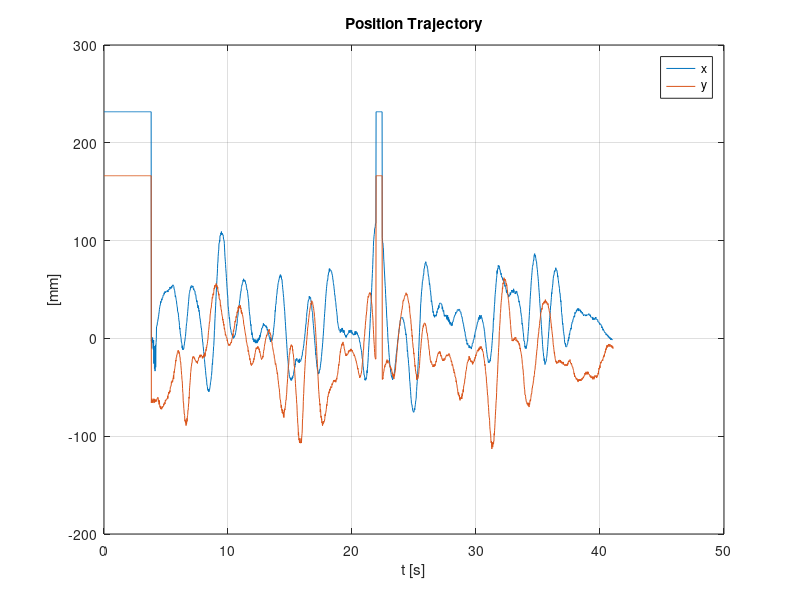
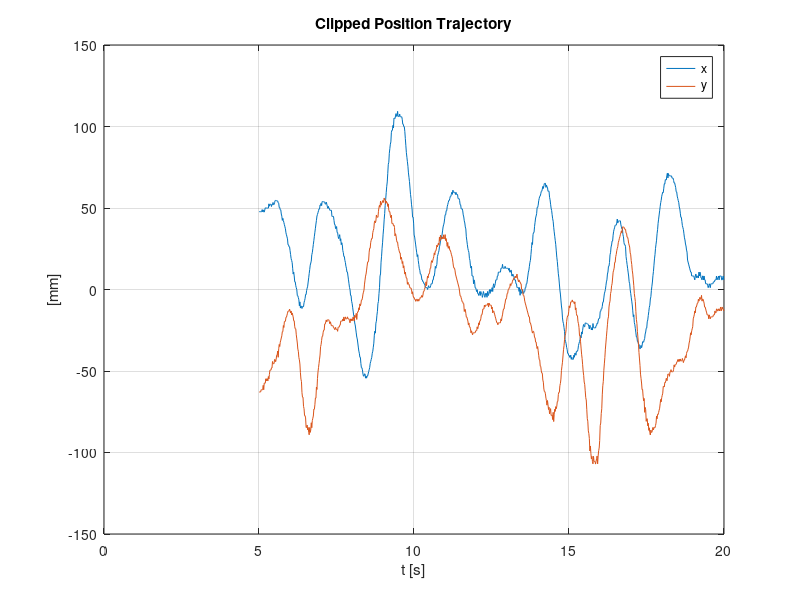
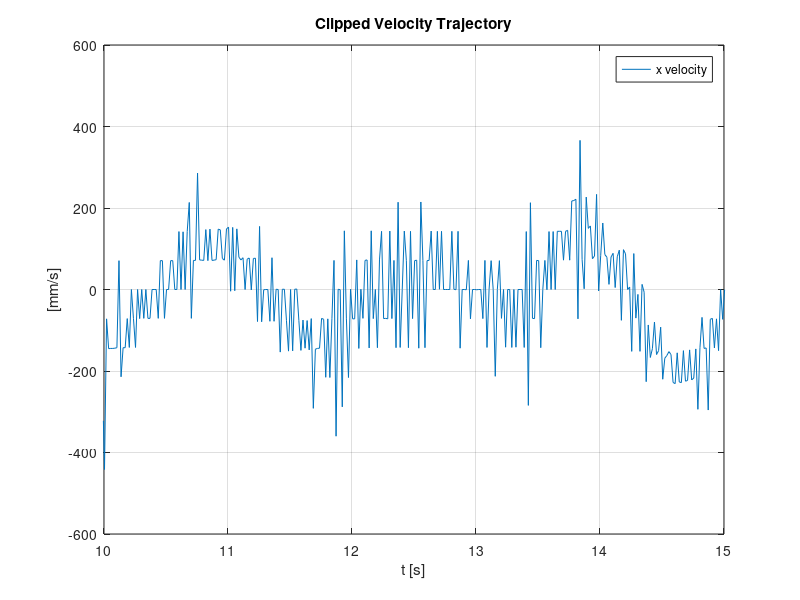

Write MATLAB code to recreate these figures, in order. (Note: this script raises an error after producing the figures.)
%tabula rasa
clear,clf,close all

%import position data and size
A = importdata('pos_logfile.csv');
x_raw = A.data(:,1);
y_raw = A.data(:,2);
n = size(A.data,1);

%create time axis given sampling time
dt = 1 / 60; %s
t = linspace(0,n*dt,n);

%plot overview
figure('Name','Full Data Range')
plot(t,x_raw,t,y_raw);
title('Position Trajectory')
xlabel('t [s]')
ylabel('[mm]')
legend('x','y');
grid on

%choose interesting time range
t_start = 5; %s
t_end = 20; %s

%clip data to time range
i_start = find(t > t_start, 1, 'first' );
i_end = find(t < t_end, 1, 'last');
t = t(i_start:i_end);
x_raw = x_raw(i_start:i_end);
y_raw = y_raw(i_start:i_end);

%plot again
figure('Name','Clipped Range')
plot(t,x_raw,t,y_raw)
title('Clipped Position Trajectory')
xlabel('t [s]')
ylabel('[mm]')
legend('x','y');
grid on

%% Q1:
%TODO : Compute the x-velocity using the Euler backward method.
%Check out the Matlab function diff() and pay attention to the
%size of the output array. What would be a sensible value to use
%for the first value of the difference array?

x_velocity = (x_raw(2:end)-x_raw(1:end-1))/dt;

figure('Name','Clipped Range')
plot(t(2:end),x_velocity)
xlim([10 15])
title('Clipped Velocity Trajectory')
xlabel('t [s]')
ylabel('[mm/s]')
legend('x velocity');
grid on

%% Q2: Part 1: Positional Filtering
%TODO: Filter the position values using the moving average method.

%%Hint 1: Matlab provides the function movmean() for this, but make sure that
%you use it in the right way! The first example in the documentation is 
%not what you need, since our controller cannot see into the future. 

%Hint 2: finddelay(x,y) estimates the delay between two signals in frames.

window_size = [1 5 10 20 30 50 100];

x_filtered_position = [];
delay = [];

figure('Name','Clipped filtered Position')
for i = (1:length(window_size))
    x_filtered = movmean(x_raw, [window_size(i)-1 0]);
    x_filtered_position = [x_filtered_position, x_filtered];
    delay = [delay, finddelay(x_raw, x_filtered, 1000) * dt];
    disp("Window size: " + num2str(window_size(i)) + "; Estimated Delay: " + num2str(delay(i)))
    plot(t,x_filtered)
    hold on
end
Legend = cell(length(window_size),1);
for i = (1:length(window_size))
    Legend{i}=strcat('x pos (filtered), window size: ', num2str(window_size(i)), ', delay: ', num2str(delay(i)), 's');
end

legend(Legend)
xlim([10 12])
title('Clipped filtered Position')
xlabel('t [s]')
ylabel('[mm]')
grid on
hold off

%% Q2: Part 2: Estimated Velocity Trajectory (with unfiltered positions)
figure('Name','Clipped Velocity Trajectory (unfiltered positions)')
plot(t(2:end),x_velocity)
xlim([10 12])
title('Clipped Velocity Trajectory (unfiltered positions)')
xlabel('t [s]')
ylabel('[mm/s]')
legend('x velocity');
grid on

%% Q2: Part 3: Estimated Velocity Trajectory (with filtered positions)
figure('Name','Clipped Velocity Trajectory (filtered positions)')
for i = (2:length(window_size))
    vx_filtered_position = (x_filtered_position(2:end,i)-x_filtered_position(1:end-1,i))/dt;
    plot(t(2:end),vx_filtered_position)
    hold on
end

Legend = cell(length(window_size)-1,1);
for i = (2:length(window_size))
    Legend{(i-1)}=strcat('x vel (filtered position), window size filter: ', num2str(window_size(i)), ', delay: ', num2str(delay(i)), 's');
end

legend(Legend, 'Location','south')
xlim([10 12])
title('Clipped n, Clipped Velocity Trajectory (filtered positions)')
xlabel('t [s]')
ylabel('[mm]')
grid on
hold off

